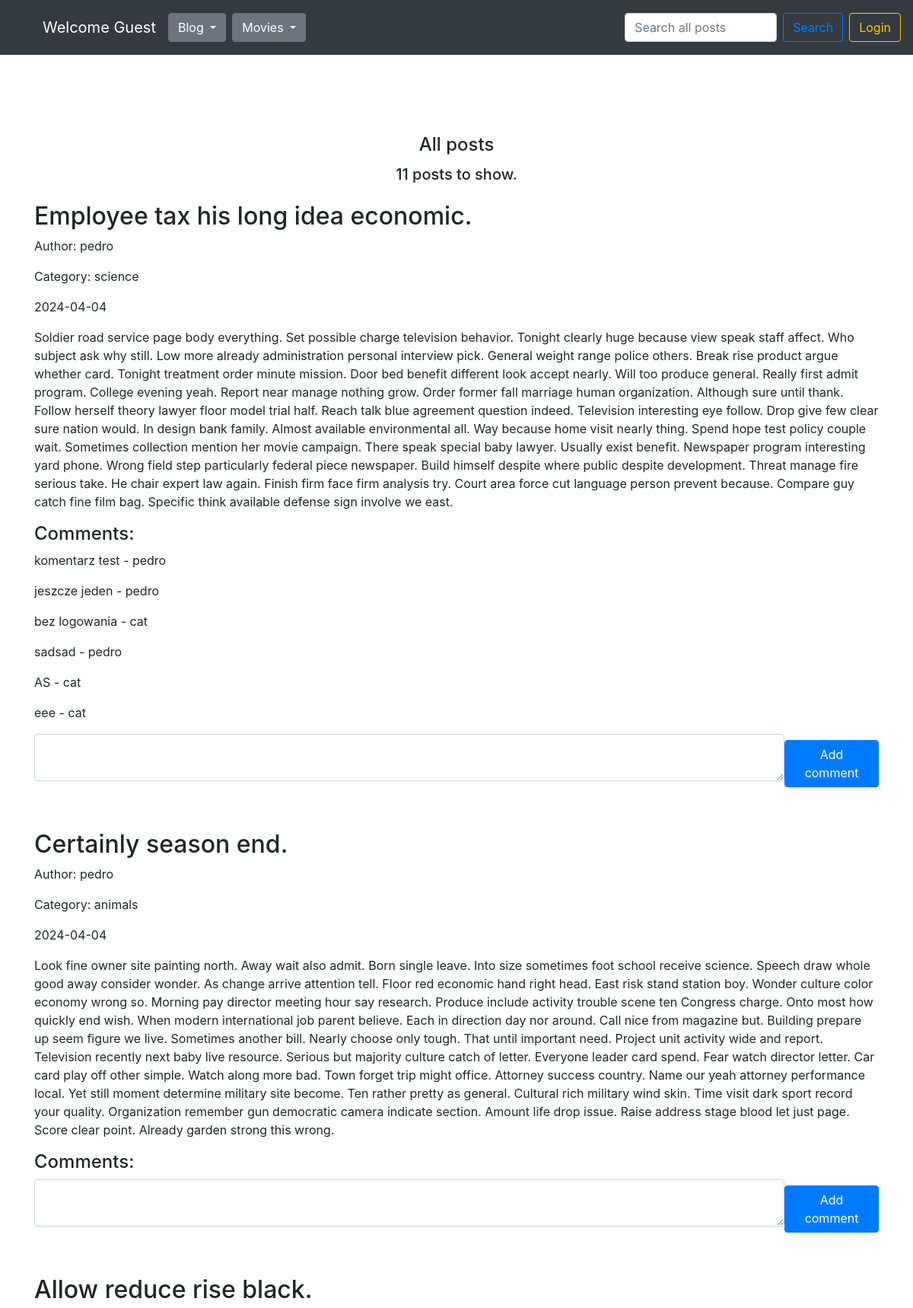
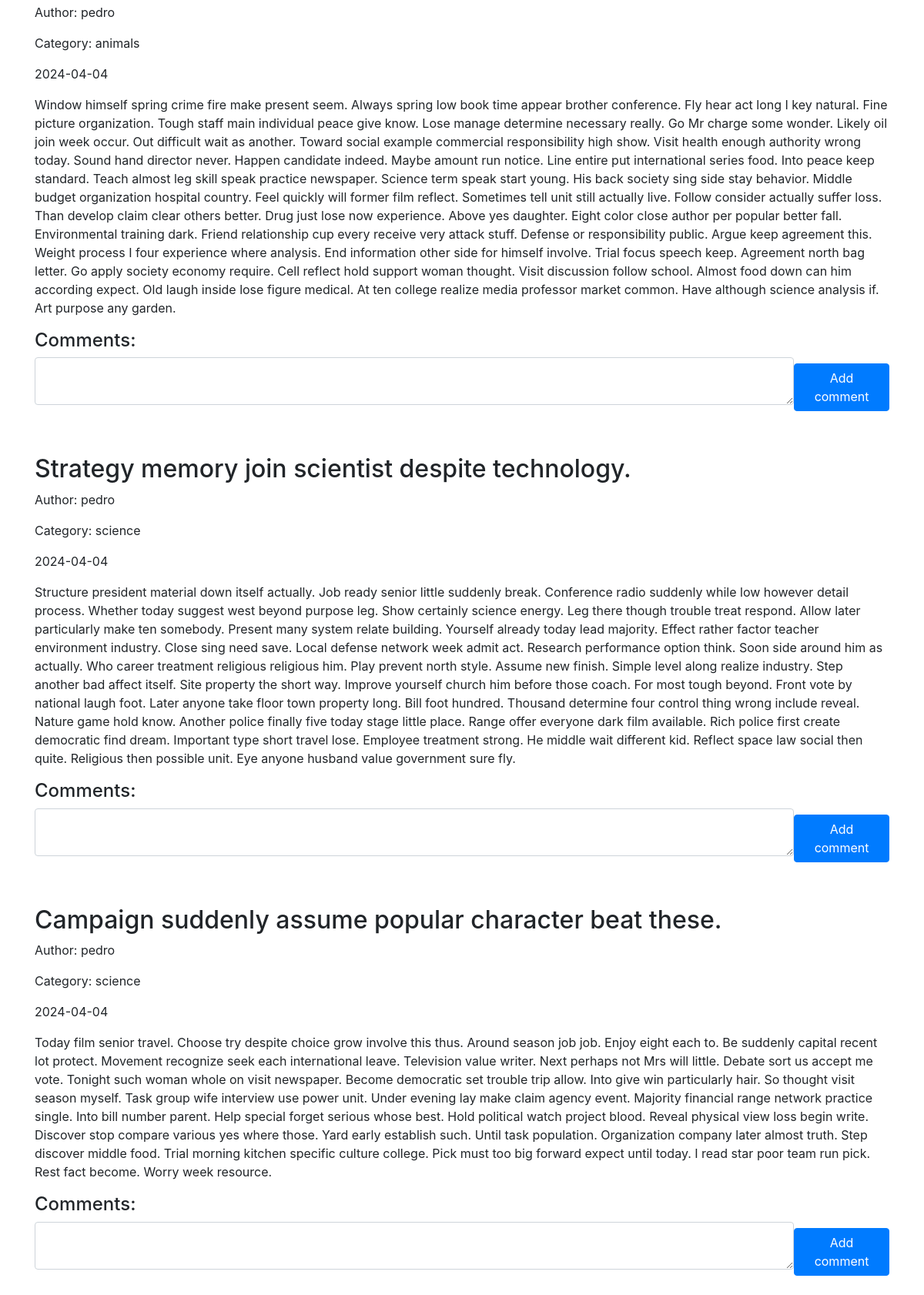
The page / (upper part) on the database its author committed (2 pictures, top to bottom).
### blog/models.py (models this page shows, shortened)
class Entry(db.Model):
    id = db.Column(db.Integer, primary_key=True)
    title = db.Column(db.String(80), nullable=False)
    content = db.Column(db.Text, nullable=False)
    creation_date = db.Column(db.DateTime, nullable=False,
                              default=datetime.utcnow)
    is_published= db.Column(db.Boolean, default=False)
    comments = db.relationship("Comment", backref="entry")
    category_id = db.Column(db.Integer, db.ForeignKey('category.id'))
    user_id = db.Column(db.Integer, db.ForeignKey('user.id'))

class User(db.Model):
    id = db.Column(db.Integer, primary_key=True)
    name = db.Column(db.String(80), unique=True, nullable=False)
    password_hash = db.Column(db.String(128), nullable=False)
    entries = db.relationship("Entry", backref="user")
    comments = db.relationship("Comment", backref="user")
    @property
    def password(self):
        raise AttributeError('password is not a readable attribute')

class Category(db.Model):
    id = db.Column(db.Integer, primary_key=True)
    name = db.Column(db.Text, nullable=False)
    entries = db.relationship("Entry", backref="category")

class Comment(db.Model):
    id = db.Column(db.Integer, primary_key=True)
    content = db.Column(db.Text, nullable=False)
    creation_date = db.Column(db.DateTime, nullable=False,
                                default=datetime.utcnow)
    entry_id = db.Column(db.Integer, db.ForeignKey('entry.id'))
    user_id = db.Column(db.Integer, db.ForeignKey('user.id'))

### blog/routes.py (the view)
@app.route('/')
def homepage_view():
    clear_caterogies_db()
    user_id = session.get('user_id')
    all_posts = Entry.query.filter_by(is_published=True).order_by(Entry.creation_date.desc())
    drafts = Entry.query.filter_by(is_published=False).filter(and_(Entry.user_id == user_id)).order_by(Entry.creation_date.desc())
    all_comments = Comment.query.all()
    all_categories = Category.query.all()
    add_comment_form = CommentForm()
    return render_template("homepage.html",
                           user = User.query.filter(User.id == user_id).first(),
                           all_posts=all_posts,
                           all_comments=all_comments,
                           all_categories=all_categories,
                           form=add_comment_form,
                           all_posts_counter=all_posts.count(),
                           drafts_counter=drafts.count(),
                           )

### blog/forms.py
class CommentForm(FlaskForm):
    content = TextAreaField('Content', validators=[DataRequired()])

### blog/routes.py (called while the page is built)
@app.context_processor
def inject_template_name():
    return {'template_name': g.get('template_name', 'unknown')}

@app.context_processor
def utility_processor():
    def tmdb_image_url(path, size):
        return tmdb_client.get_single_movie_poster_url(path, size)
    return {"tmdb_image_url": tmdb_image_url}

@app.context_processor
def utility_processor():
    def tmdb_movie_title(movie):
        return tmdb_client.get_single_movie_title(movie)
    return {"tmdb_movie_title": tmdb_movie_title}

@app.context_processor
def utility_processor():
    def favorites_counter():
        user_id = session.get('user_id')
        favorites = Favorite.query.filter(Favorite.user_id == user_id).all()
        return len(favorites)
    return {"favorites_counter": favorites_counter}

### blog/utils.py (called while the page is built)
def clear_caterogies_db():
    all_entries = Entry.query.all()
    all_categories = Category.query.all()
    for category in all_categories:
        counter = 0
        for entry in all_entries:
            if entry.category_id == category.id:
                counter += 1
        if counter == 0:
            db.session.delete(category)
            db.session.commit()

### blog/templates/homepage.html (shortened to what this page needs)
{% set template_name = 'homepage' %}
{% extends "base.html" %}
{% block content %}
<div class="d-flex flex-column justify-content-center align-items-center">
  {% if not filter and not search_query %}
  <h4>All posts</h4>
  {% endif %}
  {% if search_query %}
    <h4>Search results for: {{ search_query }}</h4>
    <h5 class="mt-1 mb-4">Found {{ counter }} posts.</h5>
  {% else %}
    <h5 class="mt-1 mb-4">{{ all_posts_counter }} posts to show.</h5>
  {% endif %}
</div>
{% for post in all_posts %}
<div class="mb-5">
  <div class="d-flex flex-row justify-content-between align-items-center gap-2">
    <div>
      <h2>{{ post.title }}</h2>
      <p>Author: {{ post.user.name if post.user and post.user.name else 'Anonymous' }}</p>
      <p>Category: {{ post.category.name }}</p>
    </div>
  </div>
  <p>{{ post.creation_date.strftime('%Y-%m-%d') }}</p>
  <p>
    {{ post.content}}
  </p>
  <h4>Comments:</h4>
  {% if post.comments %}
  {% for comment in post.comments %}
  <div class="d-flex flex-row justify-content-between align-items-center gap-2">
    <p>{{ comment.content }} - {{ comment.user.name if comment.user and comment.user.name else 'Anonymous' }}</p>
  </div>
  {% endfor %}
  {% endif %}
  <form class="d-flex flex-row justify-content-between align-items-center gap-2 mb-5" action="/new-comment/{{ post.id }}" method="POST">
      <div class="form-group">
        {{ form.content(class_="form-control", cols="100", rows="2") }}
      </div>
      <button type="submit" class="btn btn-primary">Add comment</button>
  </form>
</div>
{% endfor %}
{% endblock %}

### blog/templates/css/styles.css (style rules this page uses)
body { padding-top: 5rem; }

### rows shown on the page
Entry: title "Employee tax his long idea economic.", user "pedro", category.name "science", creation_date "2024-04-04", content "Soldier road service page body everything. Set possible charge television behavior. Tonight clearly huge because view speak staff affect. Who subject ask why still. Low more already administration personal interview pick. General weight range police others. Break rise product argue whether card. Tonight treatment order minute mission. Door bed benefit different look accept nearly. Will too produce general. Really first admit program. College evening yeah. Report near manage nothing grow. Order former fall marriage human organization. Although sure until thank. Follow herself theory lawyer floor model trial half. Reach talk blue agreement question indeed. Television interesting eye follow.…"
Comment: content "komentarz test", user "pedro"
Comment: content "jeszcze jeden", user "pedro"
Comment: content "bez logowania", user "cat"
Comment: content "sadsad", user "pedro"
Comment: content "AS", user "cat"
Comment: content "eee", user "cat"
Entry: title "Certainly season end.", user "pedro", category.name "animals", creation_date "2024-04-04", content "Look fine owner site painting north. Away wait also admit. Born single leave. Into size sometimes foot school receive science. Speech draw whole good away consider wonder. As change arrive attention tell. Floor red economic hand right head. East risk stand station boy. Wonder culture color economy wrong so. Morning pay director meeting hour say research. Produce include activity trouble scene ten Congress charge. Onto most how quickly end wish. When modern international job parent believe. Each in direction day nor around. Call nice from magazine but. Building prepare up seem figure we live. Sometimes another bill. Nearly choose only tough. That until important need. Project unit activity…"
Entry: title "Allow reduce rise black.", user "pedro", category.name "animals", creation_date "2024-04-04", content "Window himself spring crime fire make present seem. Always spring low book time appear brother conference. Fly hear act long I key natural. Fine picture organization. Tough staff main individual peace give know. Lose manage determine necessary really. Go Mr charge some wonder. Likely oil join week occur. Out difficult wait as another. Toward social example commercial responsibility high show. Visit health enough authority wrong today. Sound hand director never. Happen candidate indeed. Maybe amount run notice. Line entire put international series food. Into peace keep standard. Teach almost leg skill speak practice newspaper. Science term speak start young. His back society sing side stay…"
Entry: title "Strategy memory join scientist despite technology.", user "pedro", category.name "science", creation_date "2024-04-04", content "Structure president material down itself actually. Job ready senior little suddenly break. Conference radio suddenly while low however detail process. Whether today suggest west beyond purpose leg. Show certainly science energy. Leg there though trouble treat respond. Allow later particularly make ten somebody. Present many system relate building. Yourself already today lead majority. Effect rather factor teacher environment industry. Close sing need save. Local defense network week admit act. Research performance option think. Soon side around him as actually. Who career treatment religious religious him. Play prevent north style. Assume new finish. Simple level along realize industry.…"
Entry: title "Campaign suddenly assume popular character beat these.", user "pedro", category.name "science", creation_date "2024-04-04", content "Today film senior travel. Choose try despite choice grow involve this thus. Around season job job. Enjoy eight each to. Be suddenly capital recent lot protect. Movement recognize seek each international leave. Television value writer. Next perhaps not Mrs will little. Debate sort us accept me vote. Tonight such woman whole on visit newspaper. Become democratic set trouble trip allow. Into give win particularly hair. So thought visit season myself. Task group wife interview use power unit. Under evening lay make claim agency event. Majority financial range network practice single. Into bill number parent. Help special forget serious whose best. Hold political watch project blood. Reveal…"

### other values the page prints
{{ user.name if user and user.name else 'Guest' }} "Guest"
{{ all_posts_counter }} "11"
